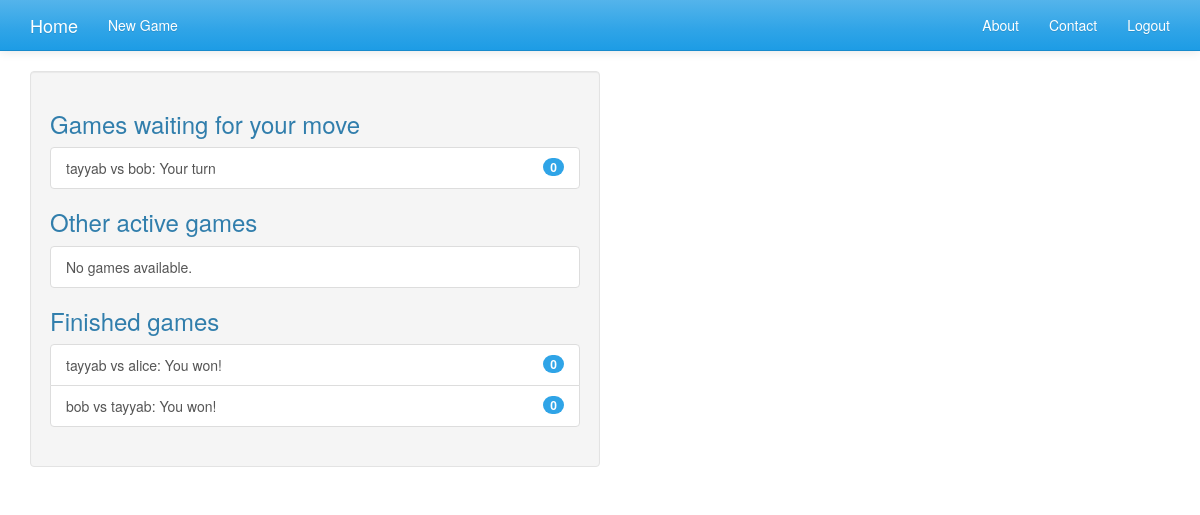
Page /user/home (signed in) on the committed database.
### tictactoe/models.py (models this page shows)
class Game(models.Model):
    first_player = models.ForeignKey(User, related_name="games_first_player")
    second_player = models.ForeignKey(User, related_name="games_second_player")
    next_to_move = models.ForeignKey(User, related_name="games_to_move")
    start_time = models.DateTimeField(auto_now_add=True)
    last_active = models.DateTimeField(auto_now=True)
    status = models.CharField(max_length=1, default='A',
                              choices=GAME_STATUS_CHOICES)
    objects = GamesManager()
    def __str__(self):
        return "{0} vs {1}".format(self.first_player, self.second_player)

### user/views.py (the view)
@login_required
def home(request):
    my_games = Game.objects.get_queryset(request.user)
    active_games = my_games.filter(status="A")
    finished_games = my_games.exclude(status="A")
    waiting_games = active_games.filter(next_to_move=request.user)
    other_games = active_games.exclude(next_to_move=request.user)
    context = {'other_games': other_games,
                'waiting_games': waiting_games,
                'finished_games': finished_games}
    return render(request, "user/home.html", context)

### tictactoe/models.py (called while the page is built)
    def get_queryset(self, user):
        return super(GamesManager, self).get_queryset().filter(
            Q(first_player_id=user.id) | Q(second_player_id=user.id))

### user/templates/user/home.html (shortened to what this page needs)
{% extends "base.html" %}
{% block content %}
    <div class="well col-md-6">
        {% include "tictactoe/game_list_snippet.html" with header="Games waiting for your move" games_list=waiting_games %}
        {% include "tictactoe/game_list_snippet.html" with header="Other active games" games_list=other_games %}
        {% include "tictactoe/game_list_snippet.html" with header="Finished games" games_list=finished_games %}
    </div>
{% endblock content %}

### templates/base.html (shortened to what this page needs)
{% load staticfiles %}
<!DOCTYPE html>
 <html class="no-js">
    <head>
        {% block styling %}
            <link rel="stylesheet" href="{% static 'bootstrap/css/bootstrap.min.css' %}">
        {% endblock styling %}
    </head>
    <body>
    <div class="navbar navbar-default navbar-static-top">
      <div class="container">
        <div class="navbar-header">
              <a class="navbar-brand" href="#">Home</a>
        </div>
          <ul class="nav navbar-nav">
            <li><a href="#">New Game</a></li>
          </ul>
          <ul class="nav navbar-nav navbar-right">
            <li><a href="#">About</a></li>
            <li><a href="#">Contact</a></li>
	    {% if user.is_authenticated %}
            	<li><a href="{% url 'boardgames_logout' %}">Logout</a></li>
	    {% else %}
            	<li><a href="{% url 'boardgames_login' %}">Login</a></li>
	    {% endif %}
          </ul>
      </div>
    </div>
    <div class="container">
	{% block content %}
	{% endblock content %}
    </div>
    </body>
</html>

### tictactoe/templates/tictactoe/game_list_snippet.html
<h3 class="panel-header">{{ header }}</h3>
<div class="list-group" >
    {% for game in games_list %}
        <a class="list-group-item" href="#">
            {{ game }}:
            {% if game.status == "A" %}
                {% if game.next_to_move == user %}
			Your turn
		{% else %}
			Waiting for opponents move
		{% endif %}
            {% elif game.status == "D" %}
                Draw
            {% elif game.status == "F" and user == game.first_player %}
                You won!
            {% elif game.status == "S" and user == game.second_player %}
                You won!
            {% else %}
                You lost!
            {% endif %}
            <span class="badge">{{ game.move_set.count }}</span></a>
	    {% empty %}
        	<span class="list-group-item">No games available.</span>
    {% endfor %}
</div>

### rows in the picture
Game: first_player+second_player "tayyab vs bob", status "Your turn", move_set.count "0"
Game: first_player+second_player "tayyab vs alice", status "You won!", move_set.count "0"
Game: first_player+second_player "bob vs tayyab", status "You won!", move_set.count "0"

### other values in the picture
{{ header }} "Games waiting for your move Other active games Finished games"
